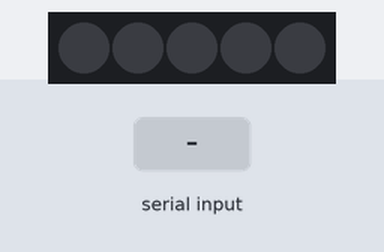
This sketch was run on a simulated Arduino Uno, built with avr-gcc and run on an emulated ATmega328P. Parts: 5 RGB LEDs in strip order, left to right. The inputs (shaded band) are chosen by the test bench.

Above: at 1.2 s.
1.3 s: "1" received over Serial
At 1.9 s:
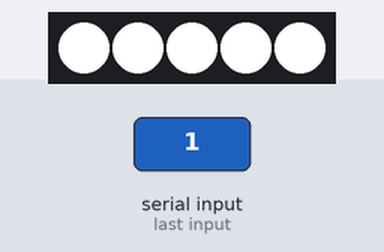
2.8 s: "0" received over Serial
At 4.2 s:
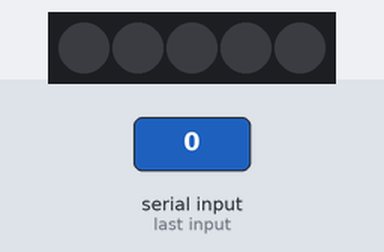
Timing chart, 0 to 5.8 s (numbered marks = the images above; inputs shaded):
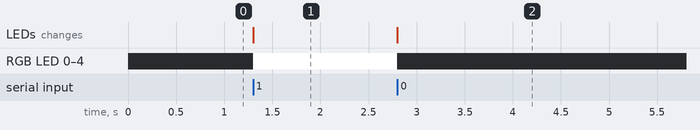

The sketch:

led-controller.ino
```cpp
#include <FastLED.h>

// Define the number of LEDs in the strip
#define NUM_LEDS 5

// Define the data pin that the LED strip is connected to
#define DATA_PIN A0

// Define the array of leds
CRGB leds[NUM_LEDS];

void setup() {
  //pinMode(LED_BUILTIN, OUTPUT);
  // Initialize the LED strip
  FastLED.addLeds<WS2812B, DATA_PIN, GRB>(leds, NUM_LEDS);
  Serial.begin(115200);
}

void loop() {
  if (Serial.available() > 0) {
    int receivedByte = Serial.read();

    if (receivedByte == '1') {
      // Turn all LEDs on to white color
      for(int i = 0; i < NUM_LEDS; i++) {
        leds[i] = CRGB::White;
      }
      FastLED.show();
      //digitalWrite(LED_BUILTIN, HIGH);
    } else if (receivedByte == '0') {
      // Turn all LEDs off
      for(int i = 0; i < NUM_LEDS; i++) {
        leds[i] = CRGB::Black;
      }
      FastLED.show();
      //digitalWrite(LED_BUILTIN, LOW);
    }
  }
}
```

Measured:
- after the input at 1.3 s, RGB LED 0–4: off → RGB(255, 255, 255) at once; the LEDs: change at once (image 1)
- after the input at 2.8 s, RGB LED 0–4: RGB(255, 255, 255) → off at once; the LEDs: change at once (image 2)
